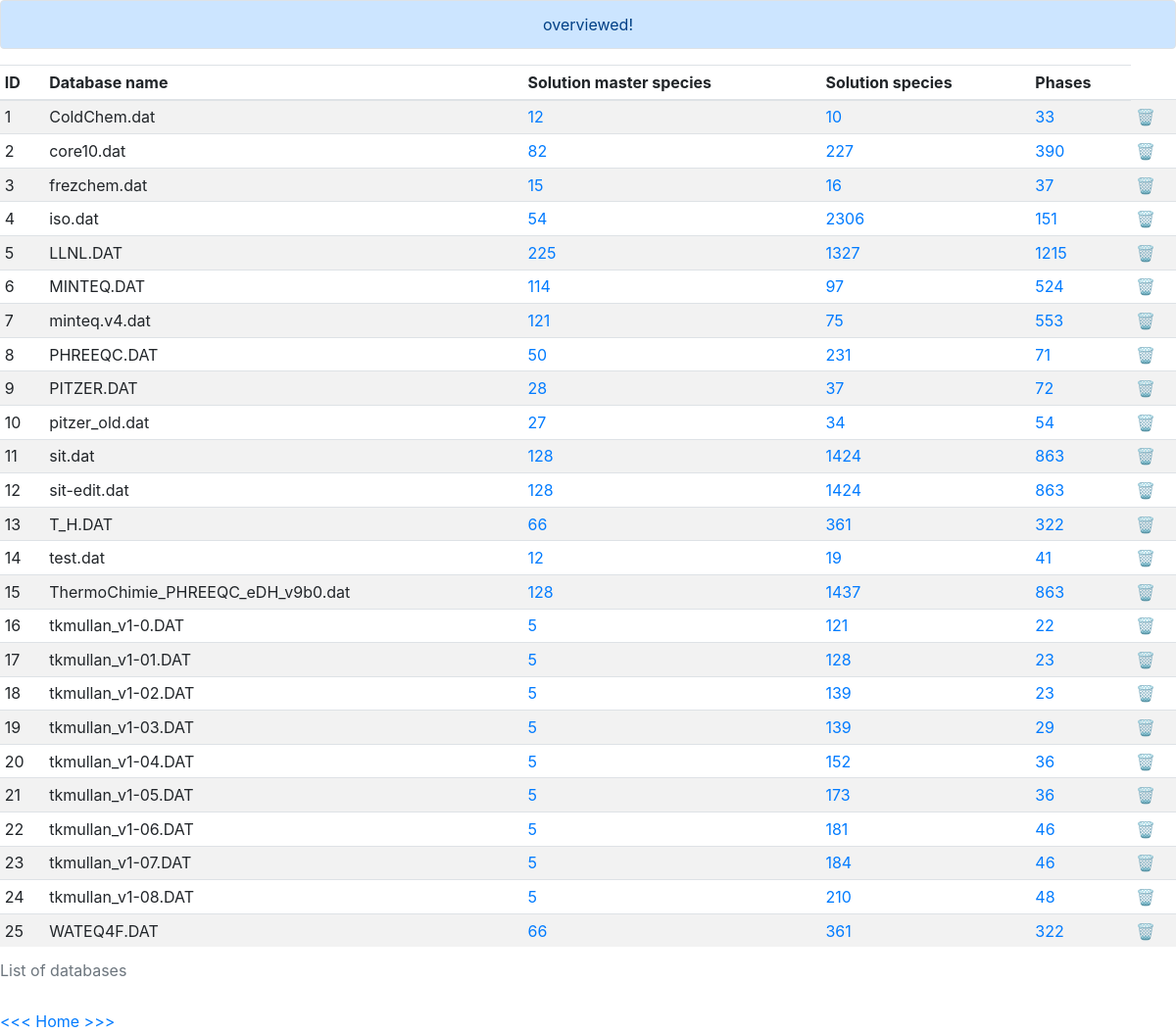
Before: /overview with the older database file.
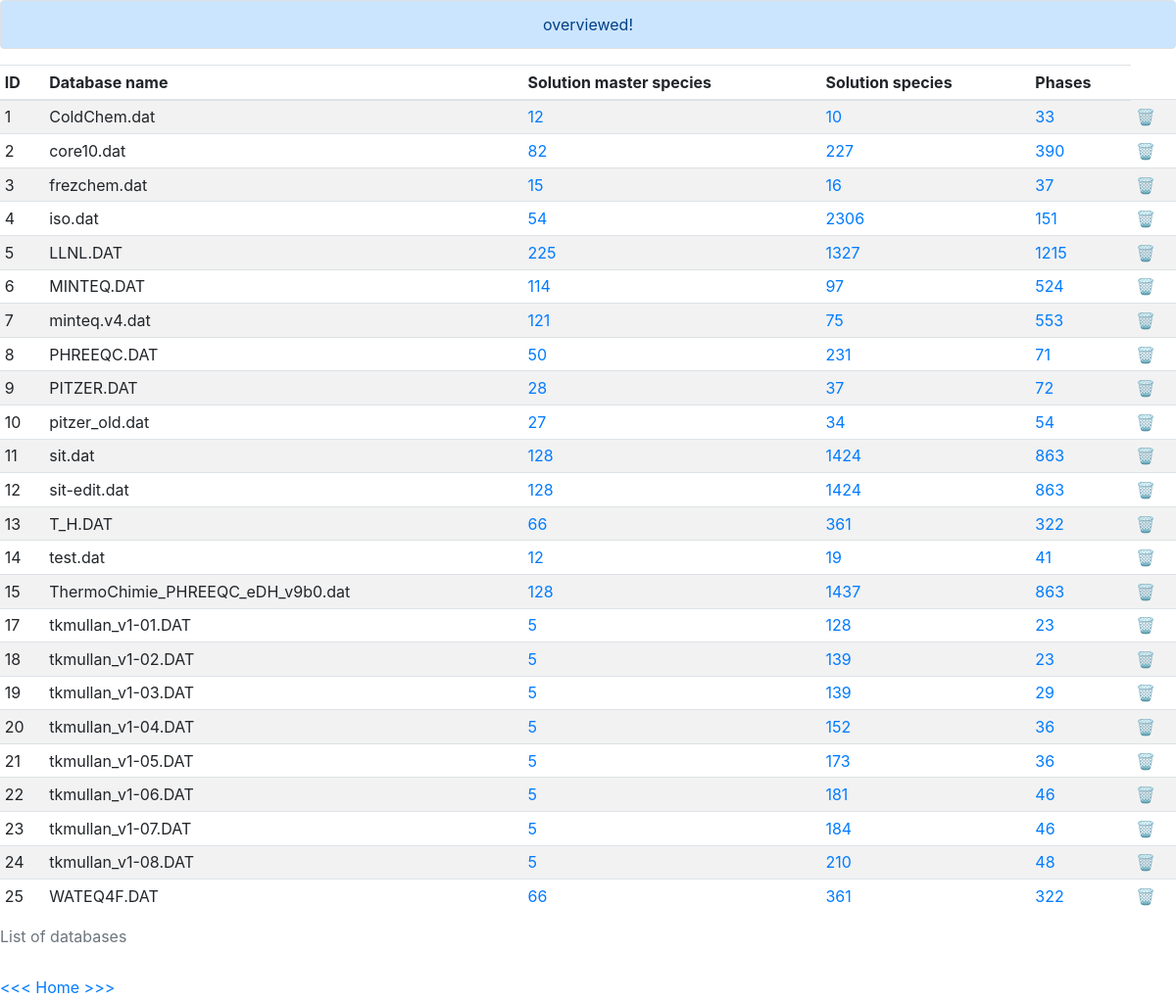
After: the same page with the newer database file.
### tables this page shows
CREATE TABLE db_meta (id INTEGER, name TEXT NOT NULL, solution_master_species INTEGER, solution_species INTEGER, phases INTEGER, PRIMARY KEY(id));

### application.py (the view)
@app.route("/overview")
def summary():
    flask.flash("overviewed!")
    summary = db.execute("SELECT * FROM db_meta")
    return flask.render_template("summary.html", summary=summary)

### templates/summary.html (shortened to what this page needs)
{% extends "layout.html" %}
{% block main %}
<div>
    <table class="table table-hover table-sm table-striped">
        <caption>List of databases</caption>
        <thead>
            <tr>
                <th>ID</th>
                <th>Database name</th>
                <th>Solution master species</th>
                <th>Solution species</th>
                <th>Phases</th>
            </tr>
        </thead>
        <tbody>
            {% for item in summary %}
                <tr>
                    <td>{{ item.id }}</td>
                    <td>{{ item.name }}</td>
                    <td><a href="/details?id={{ item.id }}&type=solution_master_species">{{ item.solution_master_species }}</a></td>
                    <td><a href="/details?id={{ item.id }}&type=solution_species">{{ item.solution_species }}</a></td>
                    <td><a href="/details?id={{ item.id }}&type=phases">{{ item.phases }}</a></td>
                    <td><a href="/delete?id={{ item.id }}">&#x1F5D1;</a></td>
                </tr>
            {% endfor %}
        </tbody>
    </table>
</div>
<div>
    <a href="/">&lt;&lt;&lt; Home >>></a>
</div>
{% endblock %}

### templates/layout.html (shortened to what this page needs)
<!DOCTYPE html>
<html lang="en">
    <head>
        <link rel="stylesheet" href="https://cdn.jsdelivr.net/npm/bootstrap@4.5.3/dist/css/bootstrap.min.css">
        <link href="/static/styles.css" rel="stylesheet">
    </head>
    <body>
        {% if get_flashed_messages() %}
            <header>
                <div class="alert alert-primary border text-center" role="alert">
                    {{ get_flashed_messages() | join(" ") }}
                </div>
            </header>
        {% endif %}
        <main>
            {% block main %}{% endblock %}
        </main>
    </body>
</html>

### static/styles.css (style rules this page uses)
thead { font-weight: bold; }

Changed rows visible on the page:
removed db_meta: id "16", name "tkmullan_v1-0.DAT", solution_master_species "5", solution_species "121", phases "22"
